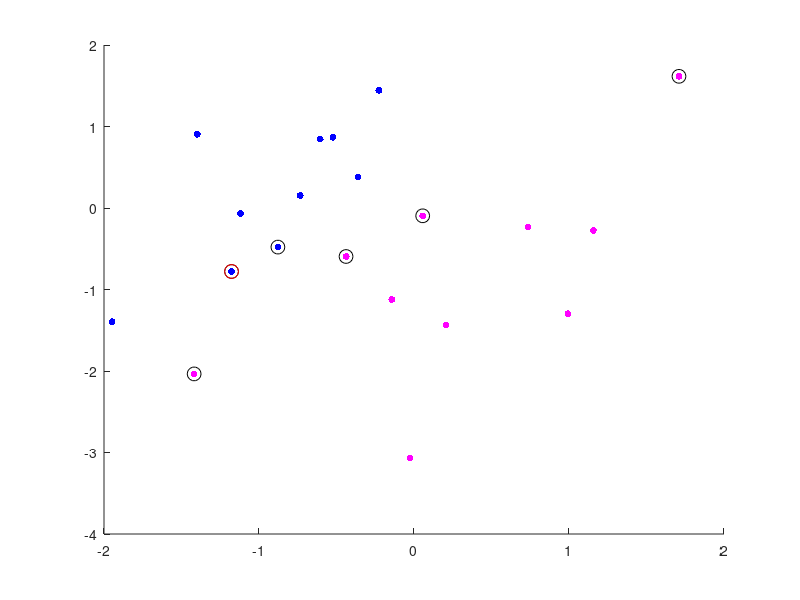

Write the MATLAB code that produced this figure. (Note: this script raises an error after producing the figure.)
% This is a script for fitting support vector classifiers (i.e., SVMs with
% linear kernel). 
%
% Here is the formulation
%   min 0.5 w^T*w + C sum_i e_i
%       s.t. y_i (w^T*x_i - w_0) >= 1 \forall i
%            e_i >= 0
%
% We have simply added slack variables to max margin classifier formulation
% and added these slack variables as a penalty term with weight C.
%
% Using Lagrange multipliers \alpha for margin inequalities, the dual form 
% turns out to be
%   max -.5 sum_i sum_j \alpha_i \alpha_j y_i y_j x_i^T*x_j + sum_i \alpha_i
%       s.t. C >= \alpha_i >= 0 \forall i
%
% Note that the only difference from the max margin classifier dual form is
% that alpha are also bounded from above (by C)
%
% Again, setting the derivative w.r.t \alpha_i to zero, we get
%   \alpha_i = (1 - sum_{j\neq i} \alpha_j y_i y_j x_i^T x_j) / (x_i^T x_i)
%
% Note that we have ignored the inequality constraints. In the below
% optimization code, we set \alpha_i to zero if it becomes negative, and to
% C if it gets larger than C. This can be seen as a projection step in a 
% projected gradient descent procedure. This procedure gives identical 
% results to solving the optimization problem using MATLAB's quadprog.
%
% Note that data points with \alpha_i > 0 are support vectors. Support
% vectors with \alpha_i < C also lie on the margin (their e_i>=0
% inequalities are active, i.e., e_i=0). For \alpha_i = C, e_i>=0 is not
% active; therefore, e_i can be > 0.
% Support vectors on the margin are marked with red circles.
%
% We also fit an SVM with linear kernel using MATLAB's fitcsvm function,
% however the results from this function do not match our results exactly.
% Figuring out why that happens is left for future work right now.
%
% Goker Erdogan (gokererdogan@gmail.com)
% 20 May 2015

colormap([0 0 1; 1 0 0; 0 1 0; 0 1 1; 1 1 0; 1 0 1])

% number of data points
n = 20;
% number of passes over all alpha
runs = 50;

% penalty cost
C = 2;

% sample 4 point data. useful for testing. 
%   w should be [1 -1], w0 should be 0
% x = [-1 1; -.5 2; 1 -1; 2 -1.5];
% y = [-1; -1; 1; 1];

% generate random data
% randn('seed', 0);
x = randn(n, 2);
y = ones(n, 1);
y((x(:,1) - x(:,2)) < 0) = -1;

% plot the data
scatter(x(:,1), x(:,2), 25, y, 'filled')
hold on

% randomly initialize alpha
alpha = abs(randn(n, 1).*0.001);

% optimization loop
for r = 1:runs
    old_alpha = alpha;
    for i = 1:n
        k = x(i,:) * x((1:n)~=i,:)';
        a = 1 - sum((y((1:n)~=i) .* alpha((1:n)~=i)) .* y(i) .* k');
        a = a ./ (x(i,:) * x(i,:)');
        alpha(i) = a; %alpha(i) + stepsize * a;
        if alpha(i) < 0
            alpha(i) = 0;
        elseif alpha(i) > C
            alpha(i) = C;
        end
    end
    % look at how much alpha changed
    da = sum((alpha - old_alpha).^2);
    fprintf('Iter %d. Change in alpha: %f\n', r, sum((alpha - old_alpha).^2));
    if da < 1e-9
        break;
    end
end

% print support vector indices and weights
svi = find(alpha>0);
sv = x(svi,:);
svi_onmargin = find(alpha>0 & alpha<C);
sv_onmargin = x(svi_onmargin, :);
fprintf('Support vector indices: %s\n', sprintf('%d ', svi));
fprintf('Support vector weights: %s\n', sprintf('%.4f ', alpha(svi)));

% calculate weight vector
w = sum(repmat(alpha .* y, 1, 2) .* x, 1);
w = w';
% calculate bias term
w0 = ((y(svi_onmargin(1)) * w' * x(svi_onmargin(1),:)') - 1) ./ y(svi_onmargin(1));
fprintf('Estimated weight vector: %s\n', sprintf('%.4f ', w));
fprintf('Bias: %f\n', w0);
fprintf('\n');

% plot support vectors
hsv = plot(sv(:,1),sv(:,2),'ko','MarkerSize',10);
% plot the support vectors on margin with a different color
hsv_om = plot(sv_onmargin(:,1),sv_onmargin(:,2),'ro','MarkerSize',10);

% plot the fitted line
hl = refline(-w(1)/w(2), -w0/w(2));
set(hl, 'Color', 'r');
% plot margins
hmp = refline(-w(1)/w(2), (1-w0)/w(2));
set(hmp, 'Color', 'r');
set(hmp, 'LineStyle', '--');
hmn = refline(-w(1)/w(2), (-1-w0)/w(2));
set(hmn, 'Color', 'r');
set(hmn, 'LineStyle', '--');

%% ALTERNATIVE 1: Use MATLAB's quadprog to solve the optimization problem
H = repmat(y, 1, 2) .* x;
H = H*H';
alpha_qp = quadprog(H, -ones(n,1), [], [], [], [], zeros(n,1), C*ones(n,1));

% print support vector indices and weights
svi_qp = find(alpha_qp>1e-6);
svi_om_qp = find(alpha < C & alpha_qp>1e-6);
fprintf('QP Support vector indices: %s\n', sprintf('%d ', svi_qp));
fprintf('QP Support vector weights: %s\n', sprintf('%.4f ', alpha_qp(svi_qp)));

% calculate weight vector
w_qp = sum(repmat(alpha_qp .* y, 1, 2) .* x, 1);
w_qp = w_qp';
% calculate bias term
w0_qp = ((y(svi_om_qp(1)) * w_qp' * x(svi_om_qp(1),:)') - 1) ./ y(svi_om_qp(1));
fprintf('QP Estimated weight vector: %s\n', sprintf('%.4f ', w_qp));
fprintf('QP Bias: %f\n', w0_qp);
fprintf('\n');

% plot the fitted line
hl_qp = refline(-w_qp(1)/w_qp(2), -w0_qp/w_qp(2));
set(hl_qp, 'Color', 'g');

%% ALTERNATIVE 2: Fit using MATLAB's fitcsvm
svm = fitcsvm(x, y, 'BoxConstraint', C, 'KernelFunction', 'linear', 'Alpha', abs(randn(n, 1).*0.01));
w_m = sum(repmat(svm.Alpha .* y(svm.IsSupportVector), 1, 2) .* x(svm.IsSupportVector,:), 1);
w_m = w_m';
svi_m = find(svm.IsSupportVector);
w0_m = ((y(svi_m(1)) * w_m' * x(svi_m(1),:)') - 1) ./ y(svi_m(1));
fprintf('MATLAB Support vector indices: %s\n', sprintf('%d ', svi_m));
fprintf('MATLAB Support vector weights: %s\n', sprintf('%.4f ', svm.Alpha));
fprintf('MATLAB Estimated weight vector: %s\n', sprintf('%.4f ', w_m));
fprintf('MATLAB Bias: %f\n', w0_m);

% hl_m = refline(-w_m(1)/w_m(2), -w0_m/w_m(2));
% set(hl_m, 'Color', 'b');
% axis equal

% legend([hsv, hl, hl_qp, hl_m],'Support Vectors', 'Our SVC', 'SVC with QP', 'MATLAB SVM');
legend([hsv, hl, hl_qp],'Support Vectors', 'Our SVC', 'SVC with QP');
